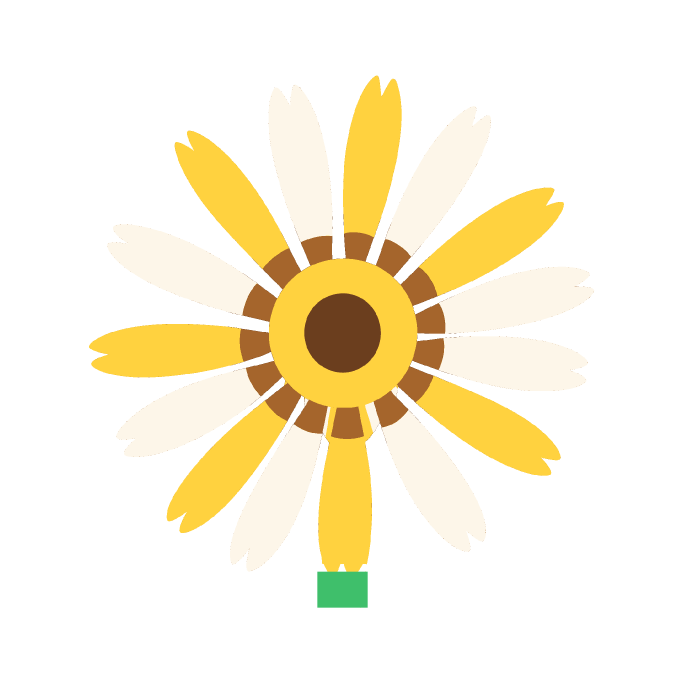
#> input picture games/beads/design/art/proposals/levels-20arcs-selection-20261117/A01-P01-daisy/a01p01-v6-s42-rgba.png, 2048 x 2048 px, found by its file name (shown at 1/3 size)
$ python fix-a01p01-v6.py
#> lines starting #> are read from the running program, lines starting #| are printed output that depends on the picture; after the words box and inside, x2 and y2 are one past the last pixel; in counts of white or black regions, pixels touching at a corner belong together
#!/usr/bin/env python3
# -*- coding: utf-8 -*-
"""一次性：A01-P01 雏菊 v6 回溯修复（用户 2026-11-18 批准修复表，0 模型调用）。
六步：① 五色硬 snap（描边 1px 级杂色最近邻吸收）② 萼短桩重塑（head 取奶白/柠黄瓣体掩膜，
⛔ 不用非绿掩膜——旧桩底描边棕 1px 会污染 head_bot，首跑实证脱连）
（宽 160px=2.5 格 × 高 112px=1.75 行，顶嵌 16px 入头底瓣保单连通；头高占比≥85%）
③ 去噪 <1 格连通域（桩重塑后跑，清旧桩描边残环）④ G12 交替染：奶白瓣按角剖面缺口扇区交替染柠黄，
parity 取主导占比更小者（⛔ balance）⑤ 各向异性统缩至 74×78% ＋平移居中 (50%,50%)
（G7 留白≥8%；提示词 40% 中心让位 G7 已登记）⑥ metrics＋单连通 assert 落盘。原件备份 -rgba-orig.png，重跑幂等。"""
import json
import os
from collections import deque

import numpy as np
from PIL import Image

REPO = os.path.dirname(os.path.dirname(os.path.abspath(__file__)))
BATCH = os.path.join(REPO, "games/beads/design/art/proposals/levels-20arcs-selection-20261117/A01-P01-daisy")
SRC = os.path.join(BATCH, "a01p01-v6-s42-rgba.png")
ORIG = SRC.replace(".png", "-orig.png")
if not os.path.exists(ORIG):
    Image.open(SRC).save(ORIG)
a = np.asarray(Image.open(ORIG).convert("RGBA")).copy()
#> a is the input picture: shape (2048, 2048, 4); mean R, G, B, A 67.9, 59.7, 37.1, 71.9
h, w = a.shape[:2]
#> h = 2048; w = 2048
PAL = {"cream": (253, 246, 233), "yellow": (255, 210, 63), "ochre": (165, 101, 44),
       "brown": (107, 62, 30), "green": (63, 191, 107)}
names = list(PAL)
pc = np.array([PAL[n] for n in names], np.int32)

# ① 硬 snap（只减色到五色板）
fg = a[:, :, 3] == 255
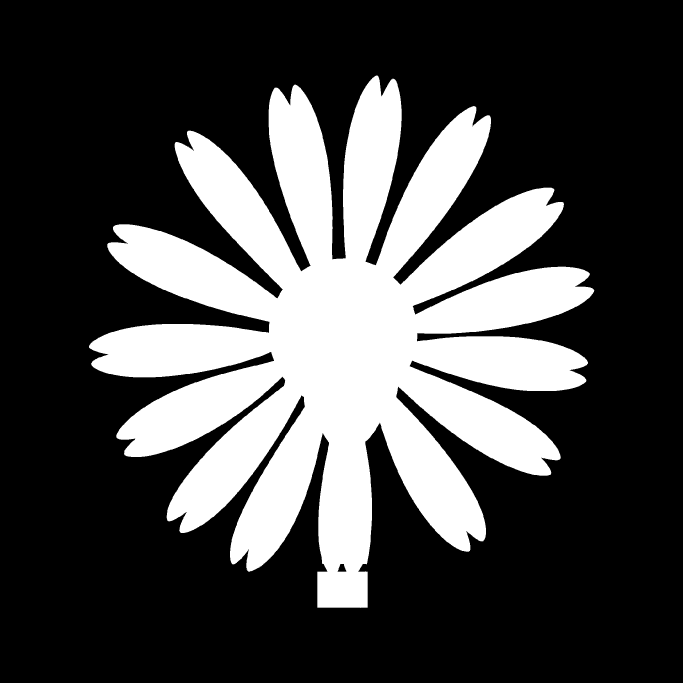
#> fg: shape (2048, 2048) bool (shown at 1/3 size); 28.2% white; 1 white region, box (x1, y1, x2, y2) and area: (267, 226, 1783, 1824) 1183079
rgb = a[:, :, :3].astype(np.int32)
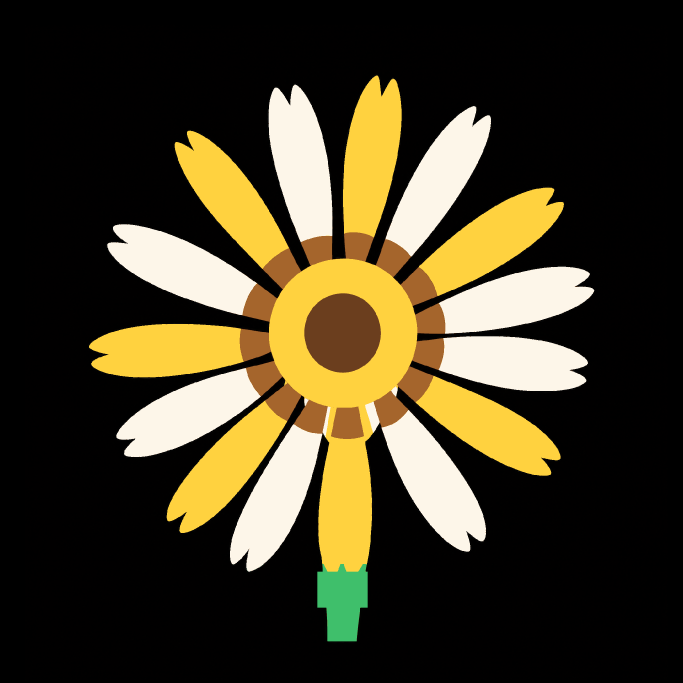
#> rgb: shape (2048, 2048, 3) int32 (shown at 1/3 size); mean R, G, B 67.9, 59.7, 37.1
d = ((rgb[fg][:, None, :] - pc[None, :, :]) ** 2).sum(2)
a[:, :, :3][fg] = pc[d.argmin(1)]
lab = np.full((h, w), -1, np.int8)
lab[fg] = d.argmin(1)

def comps(mask):
    seen = np.zeros_like(mask, bool)
    H, W = mask.shape
    for y in range(H):
        for x in range(W):
            if mask[y, x] and not seen[y, x]:
                q = deque([(y, x)])
                seen[y, x] = True
                comp = []
                while q:
                    cy, cx = q.popleft()
                    comp.append((cy, cx))
                    for dy, dx in ((1, 0), (-1, 0), (0, 1), (0, -1)):
                        ny, nx = cy + dy, cx + dx
                        if 0 <= ny < H and 0 <= nx < W and mask[ny, nx] and not seen[ny, nx]:
                            seen[ny, nx] = True
                            q.append((ny, nx))
                yield comp

# ② 萼短桩重塑：头底 = 奶白/柠黄瓣体掩膜最大 y；描边绿杂色(头底以上)归奶白；旧桩删除重画
head = fg & ((lab == names.index("cream")) | (lab == names.index("yellow")))
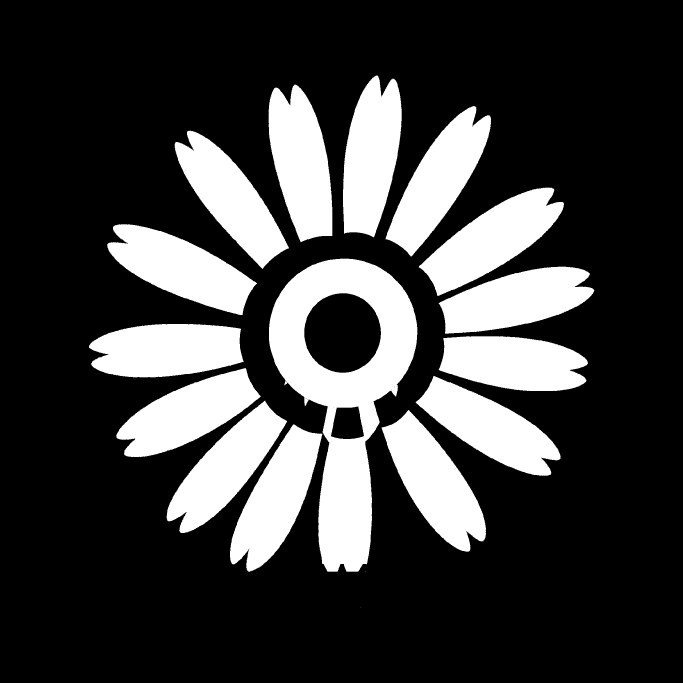
#> head: shape (2048, 2048) bool (shown at 1/3 size); 24.3% white; 17 white regions (2 under 20 px), largest, box (x1, y1, x2, y2) and area: (807, 776, 1252, 1715) 178022, (1256, 563, 1692, 888) 62778, (1145, 1230, 1458, 1655) 62038
hy = np.where(head.any(axis=1))[0]
#> hy = 1490 values from 226 to 1823
head_top, head_bot = int(hy[0]), int(hy[-1])
#> head_top = 226; head_bot = 1823
fringe = fg & (lab == names.index("green")) & (np.arange(h)[:, None] < head_bot - 40)
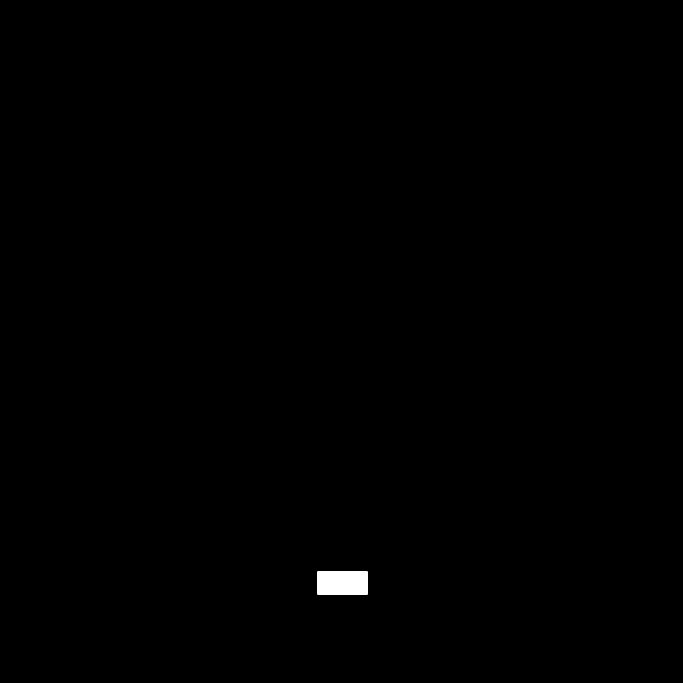
#> fringe: shape (2048, 2048) bool (shown at 1/3 size); 0.24% white; 1 white region, box (x1, y1, x2, y2) and area: (952, 1715, 1103, 1783) 10268
a[:, :, :3][fringe] = PAL["cream"]
lab[fringe] = names.index("cream")
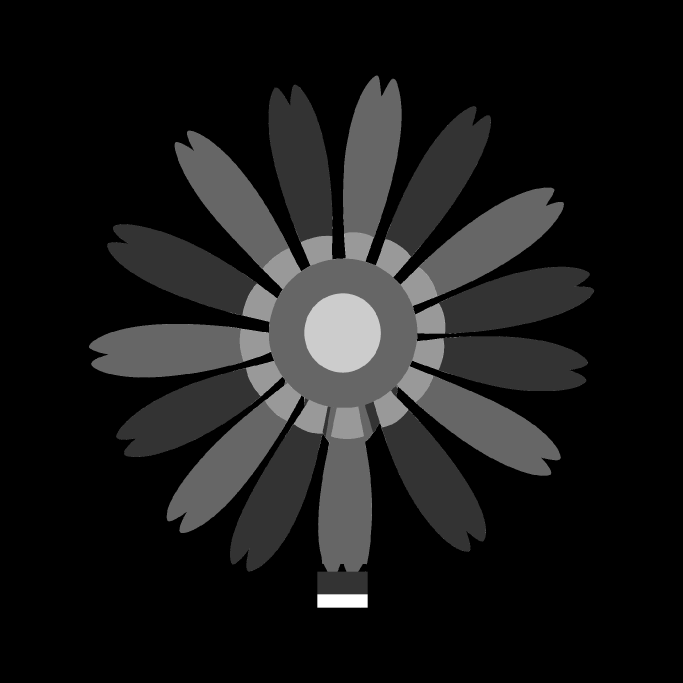
#> lab: shape (2048, 2048) int8 (shown at 1/3 size); min -1, max 4, mean -0.504; drawn with min black and max white
old_stub = fg & (lab == names.index("green"))
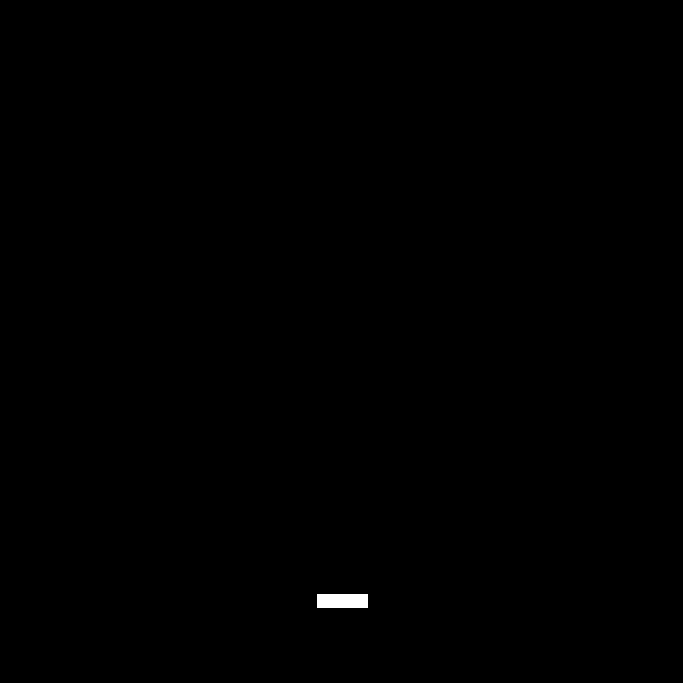
#> old_stub: shape (2048, 2048) bool (shown at 1/3 size); 0.14% white; 1 white region, box (x1, y1, x2, y2) and area: (952, 1783, 1103, 1823) 6040
a[:, :, 3][old_stub] = 0
lab[old_stub] = -1
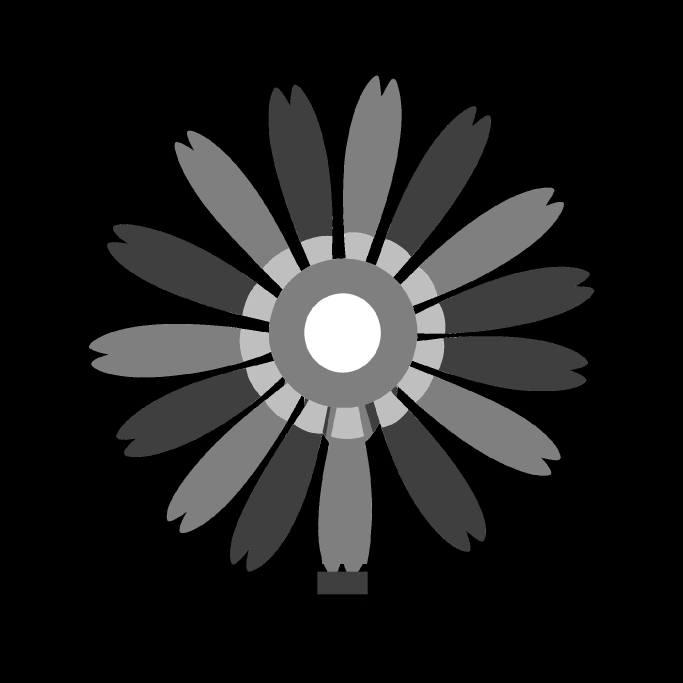
#> lab: shape (2048, 2048) int8 (shown at 1/3 size); 0.14% of pixels changed, all inside (x1, y1, x2, y2) = (952, 1783, 1103, 1823); drawn with min black and max white
#> (the run stopped early here; a loop or call above may not have finished)

$ run again, with games/beads/design/art/proposals/levels-20arcs-selection-20261117/A01-P01-daisy/a01p01-v2-s42-rgba.png copied over games/beads/design/art/proposals/levels-20arcs-selection-20261117/A01-P01-daisy/a01p01-v6-s42-rgba.png
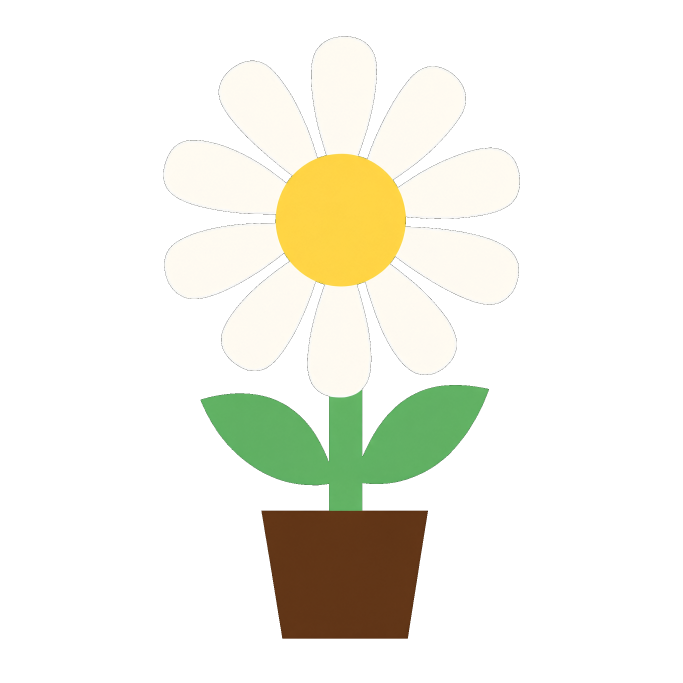
#> input picture games/beads/design/art/proposals/levels-20arcs-selection-20261117/A01-P01-daisy/a01p01-v2-s42-rgba.png, 2048 x 2048 px, found by its file name (shown at 1/3 size)
#> a is the input picture: shape (2048, 2048, 4); mean R, G, B, A 49.8, 49.1, 39.4, 62.4
#> `head = fg & ((lab == names.index("cream")) | (lab == names.index("yell..`:
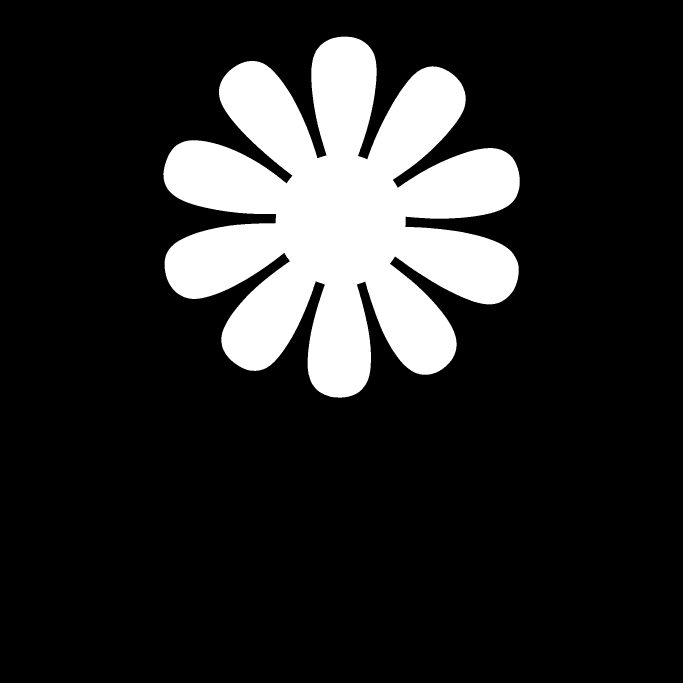
#> head: shape (2048, 2048) bool (shown at 1/3 size); 16.2% white; 1 white region, box (x1, y1, x2, y2) and area: (490, 110, 1559, 1193) 681327
#> hy = 1083 values from 110 to 1192
#> head_top = 110; head_bot = 1192
#> fringe: shape (2048, 2048) bool; 0.04% white in thin lines or dots, all inside (x1, y1, x2, y2) = (490, 110, 1560, 1151)
#> old_stub: shape (2048, 2048) bool; 4% white; 18 white regions (17 under 20 px), largest, box (x1, y1, x2, y2) and area: (602, 1155, 1466, 1532) 169401
#> cx0 = 1018
#> y0 = 1176
#> head_h = 1083
#> plant_h = 1179
#> head_ratio = 91.86
#> the loop `for comp in comps(fg):` made 685 passes
#> after the loop `for comp in comps(fg):`: removed = 683 values, max 28 at index 41, min 1 at index 27, mean 1.46
#> ym0: shape (2048, 2048) bool; 2.9% white; 1 white region, box (x1, y1, x2, y2) and area: (826, 461, 1218, 859) 121982
#> CX0 = 1022; CY0 = 659.7
#> dr0 = 199.2
#> fb: shape (2048, 2048) bool; 4.1% white; 1682 white regions (1677 under 20 px), largest, box (x1, y1, x2, y2) and area: (784, 1531, 1284, 1916) 168096, (933, 209, 934, 238) 29, (570, 420, 592, 421) 22, (1024, 109, 1045, 110) 21, (737, 872, 757, 892) 20
#> CX = 1022; CY = 659.7
#> disc_r = 199.2
#> `cm = (lab == names.index("cream")) & (rr > disc_r + 60)`:
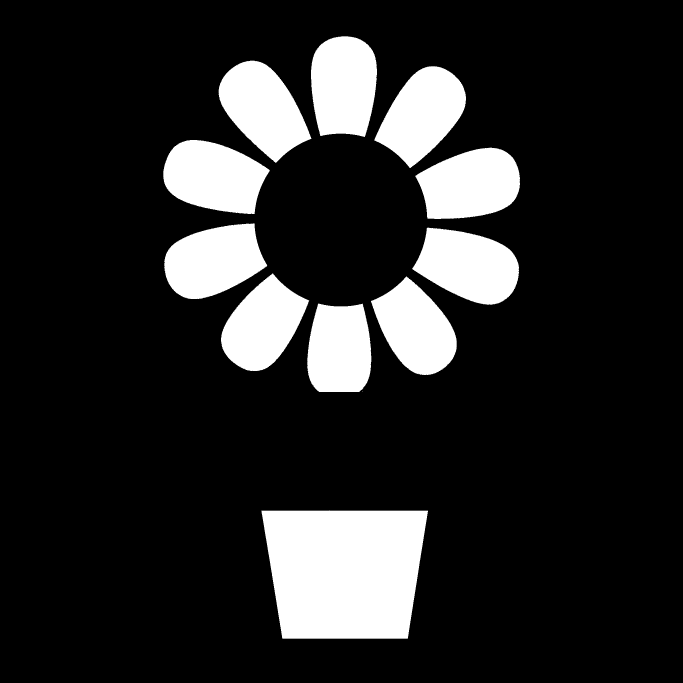
#> cm: shape (2048, 2048) bool (shown at 1/3 size); 15.7% white; 12 white regions (1 under 20 px), largest, box (x1, y1, x2, y2) and area: (784, 1531, 1284, 1916) 168096, (490, 420, 810, 642) 51225, (1236, 683, 1557, 914) 51115
#> hist = 360 values, max 9163 at index 89, min 0 at index 0, mean 1832
#> after the loop `for i in range(360):`: bounds = [2, 37, 71, 108, 144, 180, 218, 253, 289, 326]
